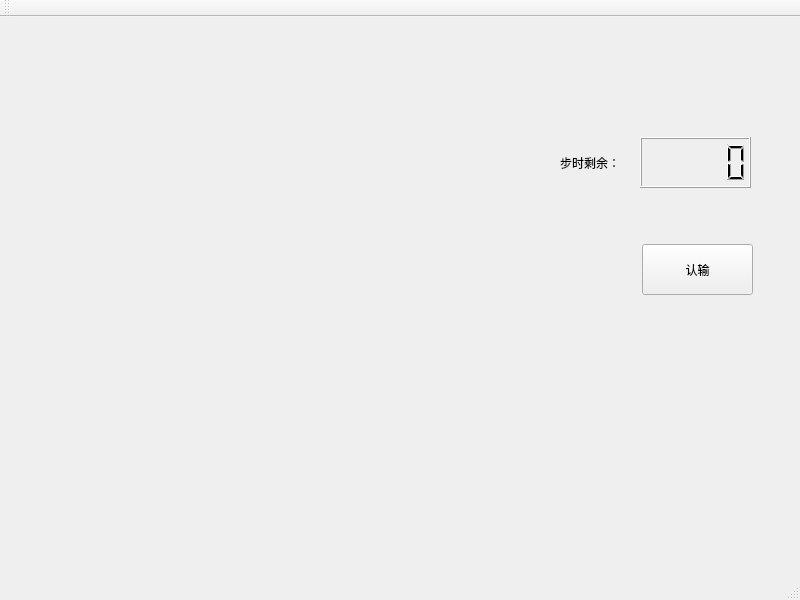
<?xml version="1.0" encoding="UTF-8"?>
<ui version="4.0">
 <class>MainWindow</class>
 <widget class="QMainWindow" name="MainWindow">
  <property name="geometry">
   <rect>
    <x>0</x>
    <y>0</y>
    <width>800</width>
    <height>600</height>
   </rect>
  </property>
  <property name="windowTitle">
   <string>MainWindow</string>
  </property>
  <widget class="QWidget" name="centralWidget">
   <widget class="QLCDNumber" name="lcdNumber">
    <property name="geometry">
     <rect>
      <x>640</x>
      <y>120</y>
      <width>111</width>
      <height>51</height>
     </rect>
    </property>
   </widget>
   <widget class="QLabel" name="label">
    <property name="geometry">
     <rect>
      <x>560</x>
      <y>120</y>
      <width>81</width>
      <height>51</height>
     </rect>
    </property>
    <property name="text">
     <string>步时剩余：</string>
    </property>
   </widget>
   <widget class="QPushButton" name="pushButton">
    <property name="geometry">
     <rect>
      <x>642</x>
      <y>227</y>
      <width>111</width>
      <height>51</height>
     </rect>
    </property>
    <property name="text">
     <string>认输</string>
    </property>
   </widget>
  </widget>
  <widget class="QMenuBar" name="menuBar">
   <property name="geometry">
    <rect>
     <x>0</x>
     <y>0</y>
     <width>800</width>
     <height>26</height>
    </rect>
   </property>
  </widget>
  <widget class="QToolBar" name="mainToolBar">
   <attribute name="toolBarArea">
    <enum>TopToolBarArea</enum>
   </attribute>
   <attribute name="toolBarBreak">
    <bool>false</bool>
   </attribute>
  </widget>
  <widget class="QStatusBar" name="statusBar"/>
 </widget>
 <layoutdefault spacing="6" margin="11"/>
 <resources/>
 <connections/>
</ui>
